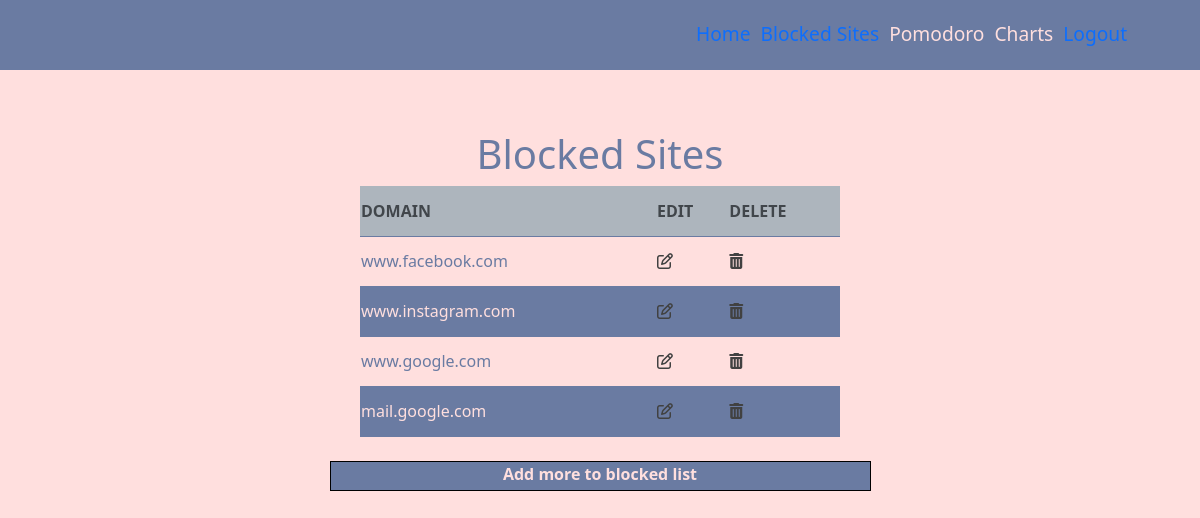
The page /extension/ on the database as committed earlier.
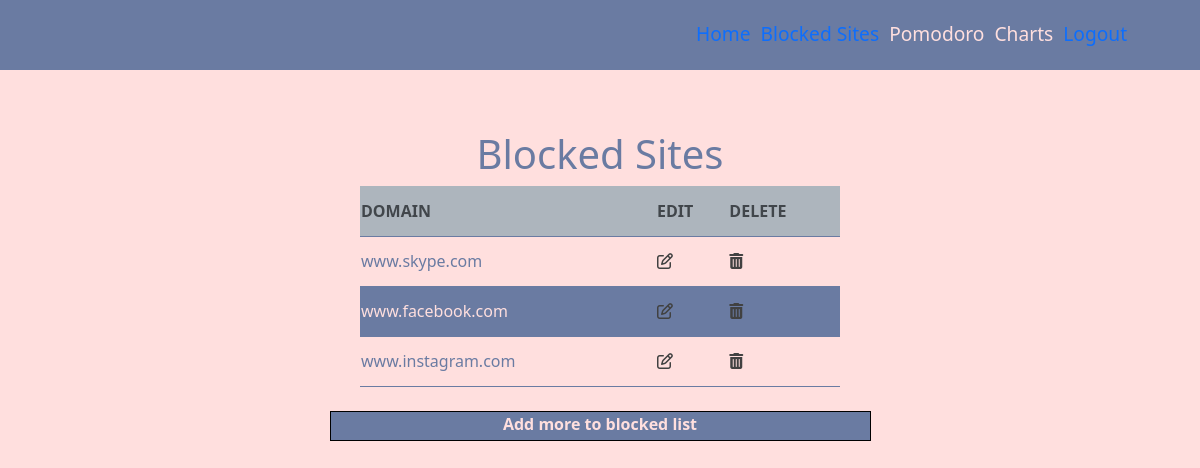
The same page on the database as committed later.
### block/models.py (models this page shows, shortened)
class Site(models.Model):
    domain=models.CharField(max_length=50)
    link=models.URLField(max_length=1000)

### block/views.py (the view)
# urls.py: path('', views.sites, name='sites'),
def sites(request):
    Sites = Site.objects.all()
    return render(request, 'index.html', {'Sites':Sites})

### templates/index.html (shortened to what this page needs)
{% extends 'base.html' %}
{% load static %}
{% block main %}
        <h1> Blocked Sites</h1>
        <table>
            <thead>
                <tr>
                    <th>Domain</th>
                    <th style="margin-left: 10px;">Edit</th>
                    <th>Delete</th>
                </tr>
            </thead>
            <tbody>
                {% for u in Sites %}
                <tr>
                    <td>{{u.domain}}</td>
                    <td><a href="/extension/edit/{{u.id}}"><i class="fa fa-edit" aria-hidden="true" fa-2x></i></a></td>
                    <td><a href="/extension/delete/{{u.id}}"><i class="fa fa-trash-alt" aria-hidden="true" fa-2x></i></a></td>
                </tr>
                {% endfor %}
            </tbody>
        </table>
        <p><a id="Link" href="{% url 'create' %}">Add more to blocked list</a></p>
{% endblock %}

### templates/base.html (shortened to what this page needs)
{% load static %}
<!DOCTYPE html>
<html lang="en">
    <head>
        <link href="https://cdn.jsdelivr.net/npm/bootstrap@5.2.2/dist/css/bootstrap.min.css" rel="stylesheet">
        <link rel="stylesheet" href="{% static 'css/block/home.css' %}">
    </head>
    <body>
        <nav id="navbar">
            <div>
              <a href="{% url 'home' %}">Home</a>
              <a href="{% url 'sites' %}">Blocked Sites</a>
              <a>Pomodoro</a>
              <a>Charts</a>
              <a href="{% url 'logout' %}">Logout</a>
            </div>
        </nav>
        {% block main %} Hello World {% endblock %}
    </body>
</html>

### static/css/block/home.css (style rules this page uses)
body { background-color: #FFDFDE; color: #6A7BA2; width: 100%; }
#navbar { padding-top: 20px; padding-left: 58%; background-color: #6A7BA2; color: #FFDFDE; height: 70px; font-size: larger; }
#navbar div a { text-decoration: none; margin-top: 50px; margin-right: 5px; }

### templates/index.html (style rules this page uses)
h1 { margin-top: 5%; text-align: center; }
table { width: 40%; margin-left: auto; margin-right: auto; }
thead { margin-top: 0px; text-transform: uppercase; background-color: #adb5bd; height: 50px; margin-bottom: 10px; color: #41464b; }
tr { padding: 10px; height: 50px; border-bottom: 1px solid #6A7BA2; }
tbody tr:nth-child(even) { background-color: #6A7BA2; color: #FFDFDE; }
p { text-align: center; border: 1px solid black; width: 541px; height: 30px; margin-left: auto; margin-top: 2%; text-decoration: none; margin-right: auto; background-color: #6A7BA2; }
#Link { text-decoration: none; font-weight: bold; color: #FFDFDE; }
#Link { color: #FFDFDE; transform: scale(1.5); }
i { color: #414141; }

Rows that differ between the two databases and show on the page:
removed Site: domain "www.google.com"
removed Site: domain "mail.google.com"
added Site: domain "www.skype.com"
